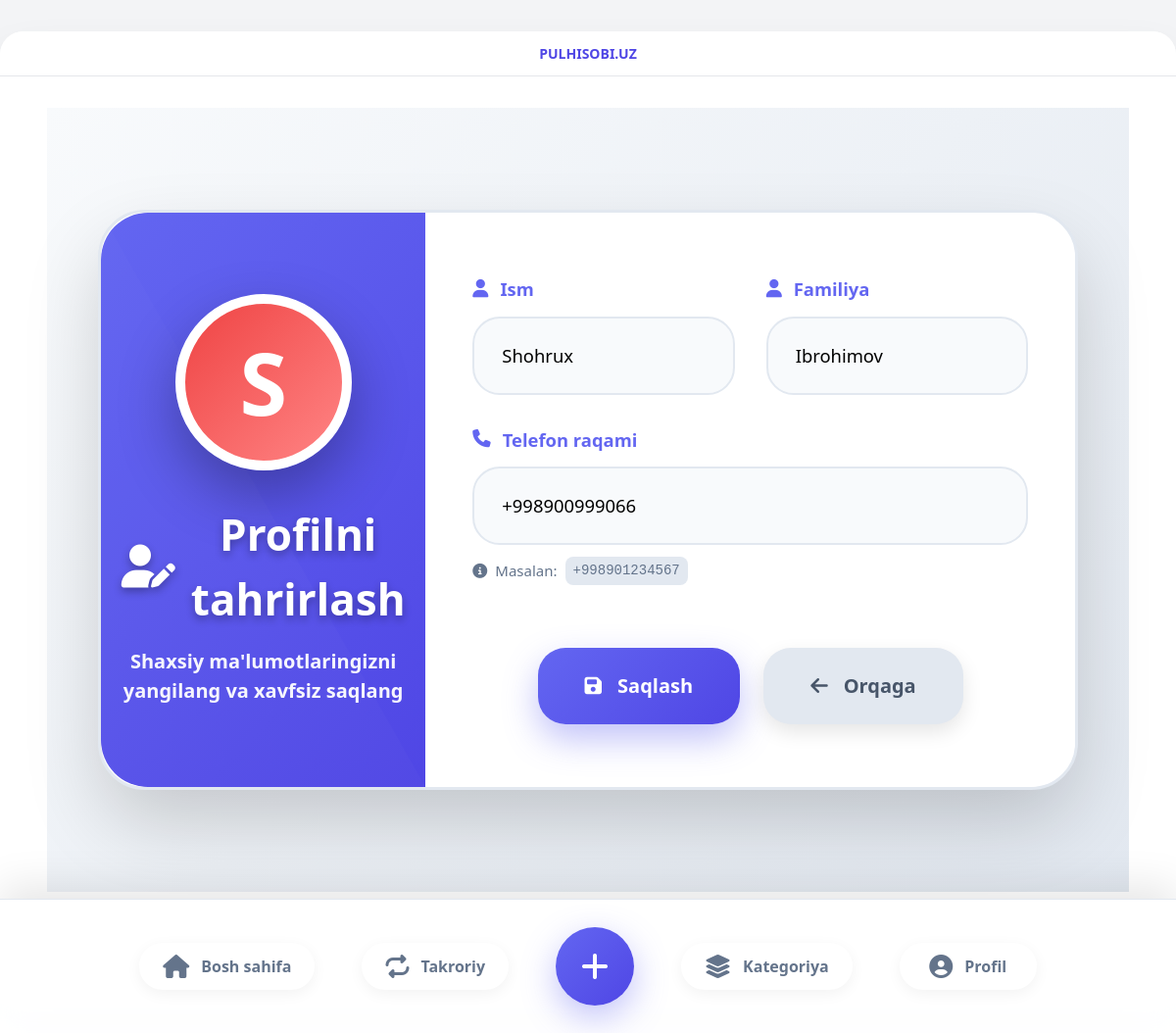
Page /profile/update/ (signed in) on the committed database.
### myapp/models.py (models this page shows, shortened)
class CustomUser(AbstractUser):
    first_name = models.CharField(_("Ism"), max_length=150, blank=False)
    last_name = models.CharField(_("Familiya"), max_length=150, blank=False)
    phone = models.CharField(
        _("Telefon raqam"),
        max_length=15,
        blank=True,
        null=True,
        unique=True,
        help_text=_("Masalan: +998901234567")
    )
    class Meta:
        verbose_name = _("Foydalanuvchi")
        verbose_name_plural = _("Foydalanuvchilar")
        constraints = [
            models.CheckConstraint(
                check=models.Q(phone__regex=r'^\+998\d{9}$') | models.Q(phone=''),
                name='valid_phone_format'
            )
        ]

### myapp/views.py (the view)
# urls.py: path('profile/update/', update_profile, name='profile_update'),
@login_required
def update_profile(request):
    if request.method == 'POST':
        form = UserUpdateForm(request.POST, instance=request.user)
        if form.is_valid():
            form.save()
            messages.success(request, "Ma'lumotlar muvaffaqiyatli yangilandi!")
            return redirect('profile')
        else:
            messages.error(request, "Xatolik yuz berdi.")
    else:
        form = UserUpdateForm(instance=request.user)
    return render(request, 'profile_update.html', {
        'form': form
    })

### myapp/forms.py (shortened to what this page needs)
class UserUpdateForm(forms.ModelForm):
    first_name = forms.CharField(
        label="Ism",
        widget=forms.TextInput(attrs={'class': 'form-input w-full', 'placeholder': 'Ali'})
    )
    last_name = forms.CharField(
        label="Familiya",
        widget=forms.TextInput(attrs={'class': 'form-input w-full', 'placeholder': 'Valiyev'})
    )
    phone = forms.CharField(
        label="Telefon",
        widget=forms.TextInput(attrs={
            'class': 'form-input w-full',
            'placeholder': '+998901234567',
            'inputmode': 'tel'
        })
    )
    class Meta:
        model = CustomUser
        fields = ['first_name', 'last_name', 'phone']

### myapp/templates/profile_update.html (shortened to what this page needs)
{% extends "base.html" %}
{% load static %}
{% block extra_css %}
<link rel="stylesheet" href="{% static 'css/profile_update.css' %}">
{% endblock %}
{% block content %}
<div class="update-container">
    <div class="update-wide-card">
        <div class="card-header">
            <div class="avatar-large">
                {{ request.user.username|slice:":1"|upper }}
            </div>
            <div class="header-content">
                <h1 class="main-title">
                    <i class="fas fa-user-edit"></i>
                    Profilni tahrirlash
                </h1>
                <p class="subtitle">
                    Shaxsiy ma'lumotlaringizni yangilang va xavfsiz saqlang
                </p>
            </div>
        </div>
        <div class="card-body">
            <form method="post" class="update-form-wide">
                <div class="form-grid">
                    <div class="form-group">
                        <label><i class="fas fa-user"></i> Ism</label>
                        {{ form.first_name }}
                    </div>
                    <div class="form-group">
                        <label><i class="fas fa-user"></i> Familiya</label>
                        {{ form.last_name }}
                    </div>
                    <div class="form-group full-width">
                        <label><i class="fas fa-phone"></i> Telefon raqami</label>
                        {{ form.phone }}
                        <p class="help-text">
                            <i class="fas fa-info-circle"></i>
                            Masalan: <code>+998901234567</code>
                        </p>
                    </div>
                </div>
                <div class="action-buttons">
                    <button type="submit" class="btn-primary">
                        <i class="fas fa-save"></i>
                        Saqlash
                    </button>
                    <a href="{% url 'profile' %}" class="btn-secondary">
                        <i class="fas fa-arrow-left"></i>
                        Orqaga
                    </a>
                </div>
            </form>
        </div>
    </div>
</div>
{% endblock %}

### static/css/profile_update.css (style rules this page uses)
.update-container { max-width: 1800px; margin: 0 auto; padding: 3rem; min-height: 100vh; background: linear-gradient(135deg, #f8fafc 0%, #e2e8f0 100%); display: flex; align-items: center; justify-content: center; }
.update-wide-card { background: white; border-radius: 3rem; overflow: hidden; box-shadow: 0 35px 80px -5px rgba(0, 0, 0, 0.18); max-width: 1000px; width: 100%; border: 3px solid #e2e8f0; display: grid; grid-template-columns: 1fr 2fr; gap: 0; }
.card-header { background: linear-gradient(135deg, #6366f1, #4f46e5); padding: 4rem 3rem; color: white; display: flex; flex-direction: column; align-items: center; justify-content: center; position: relative; border-radius: 3rem 0 0 3rem; overflow: hidden; }
.card-header::before { content: ''; position: absolute; top: 0; left: 0; right: 0; bottom: 0; background-size: cover; opacity: 0.3; }
.avatar-large { width: 180px; height: 180px; border-radius: 50%; background: white; color: white; display: flex; align-items: center; justify-content: center; font-size: 5.5rem; font-weight: 900; margin-bottom: 2rem; border: 10px solid white; box-shadow: 0 25px 60px rgba(0,0,0,0.3); transition: all 0.5s ease; z-index: 10; }
.header-content { text-align: center; z-index: 10; }
.main-title { font-size: 2.75rem; font-weight: 900; margin: 0 0 1rem 0; display: flex; align-items: center; justify-content: center; gap: 1rem; text-shadow: 0 4px 8px rgba(0,0,0,0.3); }
.subtitle { font-size: 1.25rem; font-weight: 600; opacity: 0.95; margin: 0; }
.card-body { padding: 4rem 3rem; background: white; border-radius: 0 3rem 3rem 0; }
.update-form-wide { display: grid; gap: 2.5rem; }
.form-grid { display: grid; grid-template-columns: 1fr 1fr; gap: 2rem; }
.form-group { position: relative; }
.form-group.full-width { grid-column: span 2; }
.form-group label { font-weight: 700; color: #374151; margin-bottom: 0.875rem; display: flex; align-items: center; gap: 0.75rem; font-size: 1.15rem; transition: color 0.3s; }
.form-group input { width: 100%; padding: 1.5rem 1.75rem; border-radius: 1.75rem; border: 2px solid #e2e8f0; background: #f8fafc; font-size: 1.15rem; font-weight: 500; transition: all 0.4s ease; }
.form-group.focused label { color: #6366f1; }
.help-text { font-size: 0.9375rem; color: #64748b; margin-top: 0.75rem; display: flex; align-items: center; gap: 0.5rem; }
.help-text code { background: #e2e8f0; padding: 0.25rem 0.5rem; border-radius: 0.5rem; font-family: monospace; font-size: 0.875rem; }
.action-buttons { display: flex; gap: 1.5rem; justify-content: center; margin-top: 1.5rem; }
.btn-primary, .btn-secondary { padding: 1.5rem 3rem; border-radius: 1.75rem; font-weight: 800; font-size: 1.25rem; display: flex; align-items: center; justify-content: center; gap: 1rem; transition: all 0.4s ease; min-width: 200px; }
.btn-primary { background: linear-gradient(135deg, #6366f1, #4f46e5); color: white; border: none; cursor: pointer; box-shadow: 0 15px 35px rgba(99, 102, 241, 0.4); }
.btn-secondary { background: #e2e8f0; color: #475569; text-decoration: none; box-shadow: 0 8px 20px rgba(0,0,0,0.1); }

### rows in the picture
CustomUser: user.username "S", first_name "Shohrux", last_name "Ibrohimov", phone "+998900999066"
